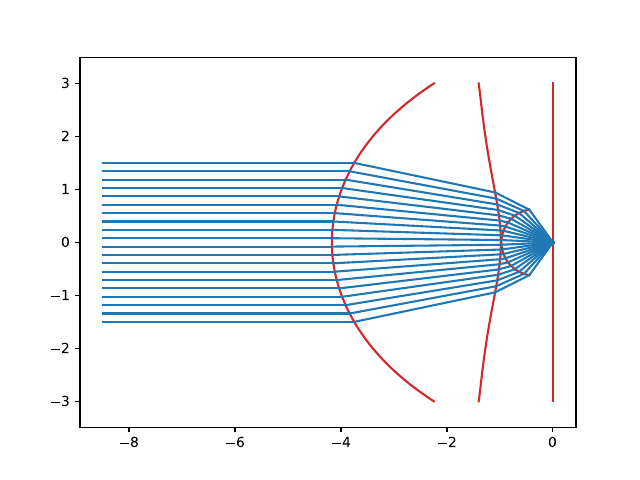

This chart was generated by the following Python code:
#!/usr/bin/env python3
import numpy as np
import matplotlib.pyplot as plt
from raytracing import raytracing as rt

def main():
    plt.close('all')
    rays = []
    
    for x in np.linspace(1.5,-1.5,20):
        r = rt.Ray()
        r.r0 = np.array([x,0,-8.5])
        rays.append(r)
    #set surfaces
    surfs = []
    
    #parameters of the lightpath 352330 aspheric
    as1curv = 1/-3.20561
    as1kappa = 1+-12.418013
    as1Aparams = np.array([9.00531e-3,-1.359752e-3,1.136638e-4,-4.278925e-6])
    athickness = 3.19
    awd = 1.76
    as2curv = 1/2.74797
    as2kappa = 1+-0.542698
    as2Aparams = np.array([-3.19546e-4,-4.397785e-5,1.842256e-5,-1.566446e-6])
    
    nglass = 1.595
    nyso = 1.8
    ballradius = 0.625
    
    zshort = ballradius/nyso
    zlong = ballradius*nyso
    
    offset = +zlong-zshort
    
    s1 = rt.Surface()
    s1.curv = as2curv
    s1.kappa = as2kappa
    s1.Aparams = as2Aparams
    s1.Z0 = -1.76-3.19+offset
    s1.n2 = nglass
    
    s2 = rt.Surface()
    s2.curv = as1curv
    s2.kappa = as1kappa
    s2.Aparams = as1Aparams
    s2.Z0 = -1.76+offset
    s2.n1 = nglass
    
    s3 = rt.SphericalSurface()
    s3.curv = 1/ballradius
    s3.Z0 = -ballradius-zshort
    s3.n2 = nyso
    s3.app = 2*ballradius
    
    s4 = rt.Surface()
    s4.Z0 = 0.01
    
    surfs.append(s1)
    surfs.append(s2)
    surfs.append(s3)
    surfs.append(s4)
    
    plt.figure()
    for s in surfs:
        xvals = np.linspace(-s.app,s.app,100)/2
        zvals = [s.Zfunc(xval**2) for xval in xvals]
        plt.plot(zvals,xvals,'C3')
    
        newrays = rt.trace(rays,s)
        for r in rays:
            r.plot()
           
        rays=newrays
    
    for r in rays:
        r.plot()
    
    plt.axis([-5.5,5.5,-3,3])    
    plt.axis('equal')
    plt.savefig('supersil.pdf')
    plt.show()

if (__name__=='__main__'):
    main()